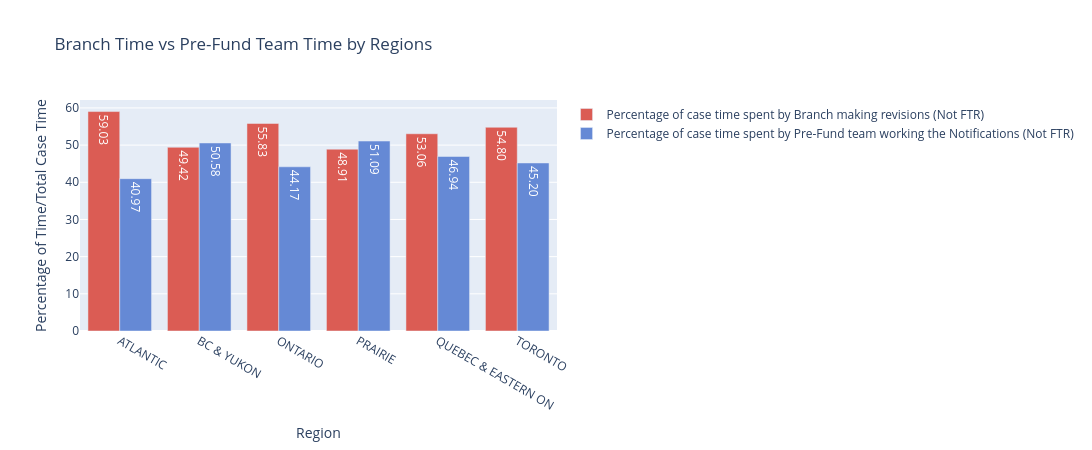
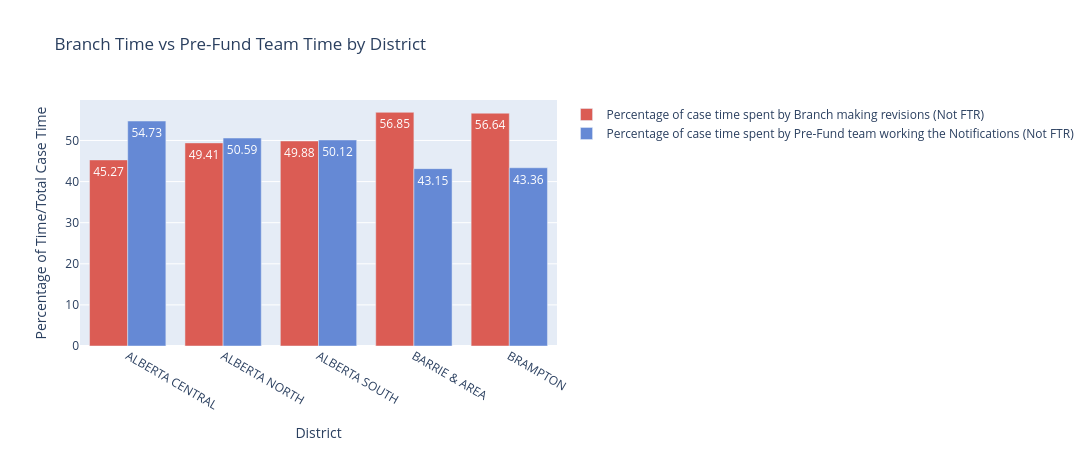

Notebook source saved alongside these figures, in order:
### Markdown cell above
Visualisations to show the above results

### Code cell
#Region

fig1 = make_subplots(rows=1, cols=1, shared_xaxes=True, vertical_spacing=0.15)

fig1.add_trace(go.Bar(x=region_percentage_branch['Region'], y=region_percentage_branch['Branch %age'],
                     name='Percentage of case time spent by Branch making revisions (Not FTR)', marker_color='#DB5C54'),
              row=1, col=1)

fig1.add_trace(go.Bar(x=region_percentage_prefund['Region'], y=region_percentage_prefund['Pre-Fund working noti %age'],
                     name='Percentage of case time spent by Pre-Fund team working the Notifications (Not FTR)', marker_color='#6589D5'),
              row=1, col=1)

fig1.update_traces(texttemplate='%{y:.2f}', textposition='auto', textfont_color='white')

fig1.update_xaxes(title_text='Region')
fig1.update_yaxes(title_text='Percentage of Time/Total Case Time')
fig1.update_layout(barmode='group', height=450, width=1500, title_text='Branch Time vs Pre-Fund Team Time by Regions')
fig1.show()

#District
district_percentage_branch = district_percentage_branch.head()
district_percentage_prefund = district_percentage_prefund.head()

fig2 = make_subplots(rows=1, cols=1, shared_xaxes=True, vertical_spacing=0.15)

fig2.add_trace(go.Bar(x=district_percentage_branch['District'], y=district_percentage_branch['Branch %age'],
                     name='Percentage of case time spent by Branch making revisions (Not FTR)', marker_color='#DB5C54'),
              row=1, col=1)

fig2.add_trace(go.Bar(x=district_percentage_prefund['District'], y=district_percentage_prefund['Pre-Fund working noti %age'],
                     name='Percentage of case time spent by Pre-Fund team working the Notifications (Not FTR)', marker_color='#6589D5'),
              row=1, col=1)

fig2.update_traces(texttemplate='%{y:.2f}', textposition='auto', textfont_color='white')

fig2.update_xaxes(title_text='District')
fig2.update_yaxes(title_text='Percentage of Time/Total Case Time')
fig2.update_layout(barmode='group', height=450, width=1500, title_text='Branch Time vs Pre-Fund Team Time by District')
fig2.show()

### Figure 1 — Plotly figure (JSON) as saved in the notebook; plotly's stock layout.template omitted (floating-point values rounded to 4 significant figures)
{"data": [{"marker": {"color": "#DB5C54"}, "name": "Percentage of case time spent by Branch making revisions (Not FTR)", "textfont": {"color": "white"}, "textposition": "auto", "texttemplate": "%{y:.2f}", "type": "bar", "x": ["ATLANTIC", "BC & YUKON", "ONTARIO", "PRAIRIE", "QUEBEC & EASTERN ON", "TORONTO"], "xaxis": "x", "y": [59.03, 49.42, 55.83, 48.91, 53.06, 54.8], "yaxis": "y"}, {"marker": {"color": "#6589D5"}, "name": "Percentage of case time spent by Pre-Fund team working the Notifications (Not FTR)", "textfont": {"color": "white"}, "textposition": "auto", "texttemplate": "%{y:.2f}", "type": "bar", "x": ["ATLANTIC", "BC & YUKON", "ONTARIO", "PRAIRIE", "QUEBEC & EASTERN ON", "TORONTO"], "xaxis": "x", "y": [40.97, 50.58, 44.17, 51.09, 46.94, 45.2], "yaxis": "y"}], "layout": {"barmode": "group", "height": 450, "title": {"text": "Branch Time vs Pre-Fund Team Time by Regions"}, "width": 1500, "xaxis": {"anchor": "y", "domain": [0, 1], "title": {"text": "Region"}}, "yaxis": {"anchor": "x", "domain": [0, 1], "title": {"text": "Percentage of Time/Total Case Time"}}}}

### Figure 2 — Plotly figure (JSON) as saved in the notebook; plotly's stock layout.template omitted (floating-point values rounded to 4 significant figures)
{"data": [{"marker": {"color": "#DB5C54"}, "name": "Percentage of case time spent by Branch making revisions (Not FTR)", "textfont": {"color": "white"}, "textposition": "auto", "texttemplate": "%{y:.2f}", "type": "bar", "x": ["ALBERTA CENTRAL", "ALBERTA NORTH", "ALBERTA SOUTH", "BARRIE & AREA", "BRAMPTON"], "xaxis": "x", "y": [45.27, 49.41, 49.88, 56.85, 56.64], "yaxis": "y"}, {"marker": {"color": "#6589D5"}, "name": "Percentage of case time spent by Pre-Fund team working the Notifications (Not FTR)", "textfont": {"color": "white"}, "textposition": "auto", "texttemplate": "%{y:.2f}", "type": "bar", "x": ["ALBERTA CENTRAL", "ALBERTA NORTH", "ALBERTA SOUTH", "BARRIE & AREA", "BRAMPTON"], "xaxis": "x", "y": [54.73, 50.59, 50.12, 43.15, 43.36], "yaxis": "y"}], "layout": {"barmode": "group", "height": 450, "title": {"text": "Branch Time vs Pre-Fund Team Time by District"}, "width": 1500, "xaxis": {"anchor": "y", "domain": [0, 1], "title": {"text": "District"}}, "yaxis": {"anchor": "x", "domain": [0, 1], "title": {"text": "Percentage of Time/Total Case Time"}}}}
